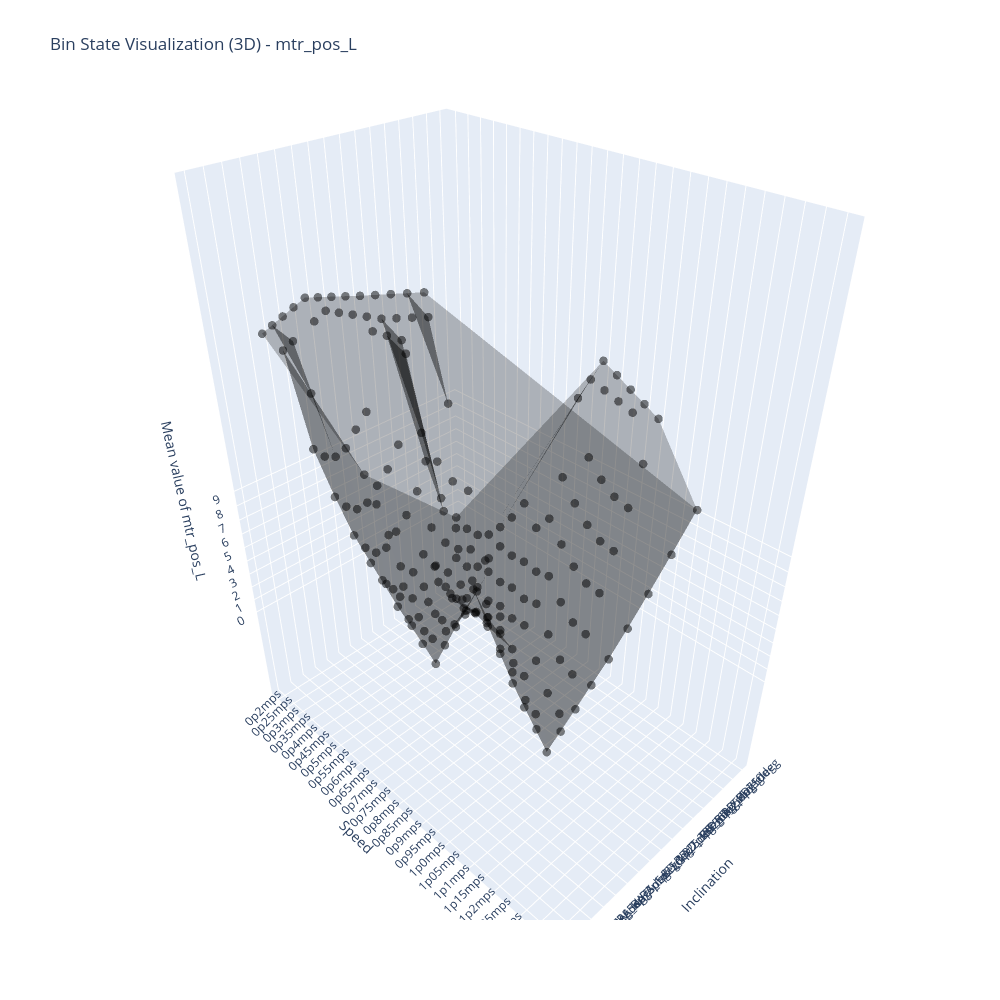

Notebook cell for this chart:
### Code cell
import plotly.graph_objects as go

# Prepare data for the 3D plot
x = []
y = []
z = []

ch_idx = 12

for i, inclination in enumerate(inclinations_all):
    for j, speed in enumerate(speeds_all):
        if bin_state[inclination][speed][0] is not None:
            x.append(i)
            y.append(j)
            z.append(np.mean(avg_input_gait_cycles[inclination][speed][0][ch_idx]))  # Example: using the mean of the 14th feature of the first gait cycle

# Create the 3D plot using Plotly
fig = go.Figure(data=[go.Mesh3d(
    x=x,    y=y,    z=z,
    opacity=0.25,    color='black',    showscale=True
), go.Scatter3d(
    x=x,    y=y,    z=z,
    mode='markers',
    marker=dict(
        size=5,        color='black',        opacity=0.5
    )
)])

# Customize the layout
fig.update_layout(
    title=f'Bin State Visualization (3D) - {sensing_ch[ch_idx]}',
    scene=dict(
        xaxis_title='Inclination',        yaxis_title='Speed',        zaxis_title=f'Mean value of {sensing_ch[ch_idx]}',
        xaxis=dict(
            tickvals=list(range(len(inclinations_all))),            ticktext=inclinations_all,            tickangle=-45
        ),
        yaxis=dict(
            tickvals=list(range(len(speeds_all))),            ticktext=speeds_all,            tickangle=-45
        ),
        zaxis=dict(
            tickvals=list(range(number_of_cycles)),            ticktext=[str(i) for i in range(number_of_cycles)]
        )
    ),
    width=1000,    height=1000
)

fig.show()

### Figure 1 — Plotly figure (JSON) as saved in the notebook; plotly's stock layout.template omitted (floating-point values rounded to 4 significant figures; data arrays with more than 128 entries replaced by an {"elided": "..."} marker saying what was removed)
{"data": [{"color": "black", "opacity": 0.25, "showscale": true, "type": "mesh3d", "x": {"elided": "201 int values"}, "y": {"elided": "201 int values"}, "z": {"elided": "201 float values"}}, {"marker": {"color": "black", "opacity": 0.5, "size": 5}, "mode": "markers", "type": "scatter3d", "x": {"elided": "201 int values"}, "y": {"elided": "201 int values"}, "z": {"elided": "201 float values"}}], "layout": {"height": 1000, "scene": {"xaxis": {"tickangle": -45, "ticktext": ["RD_10deg", "RD_8p75deg", "RD_7p5deg", "RD_6p25deg", "RD_5deg", "RD_3p75deg", "RD_2p5deg", "RD_1p25deg", "LG", "RA_1p25deg", "RA_2p5deg", "RA_3p75deg", "RA_5deg", "RA_6p25deg", "RA_7p5deg", "RA_8p75deg", "RA_10deg"], "tickvals": [0, 1, 2, 3, 4, 5, 6, 7, 8, 9, 10, 11, 12, 13, 14, 15, 16], "title": {"text": "Inclination"}}, "yaxis": {"tickangle": -45, "ticktext": ["0p2mps", "0p25mps", "0p3mps", "0p35mps", "0p4mps", "0p45mps", "0p5mps", "0p55mps", "0p6mps", "0p65mps", "0p7mps", "0p75mps", "0p8mps", "0p85mps", "0p9mps", "0p95mps", "1p0mps", "1p05mps", "1p1mps", "1p15mps", "1p2mps", "1p25mps", "1p3mps", "1p35mps", "1p4mps"], "tickvals": [0, 1, 2, 3, 4, 5, 6, 7, 8, 9, 10, 11, 12, 13, 14, 15, 16, 17, 18, 19, 20, 21, 22, 23, 24], "title": {"text": "Speed"}}, "zaxis": {"ticktext": ["0", "1", "2", "3", "4", "5", "6", "7", "8", "9"], "tickvals": [0, 1, 2, 3, 4, 5, 6, 7, 8, 9], "title": {"text": "Mean value of mtr_pos_L"}}}, "title": {"text": "Bin State Visualization (3D) - mtr_pos_L"}, "width": 1000}}
